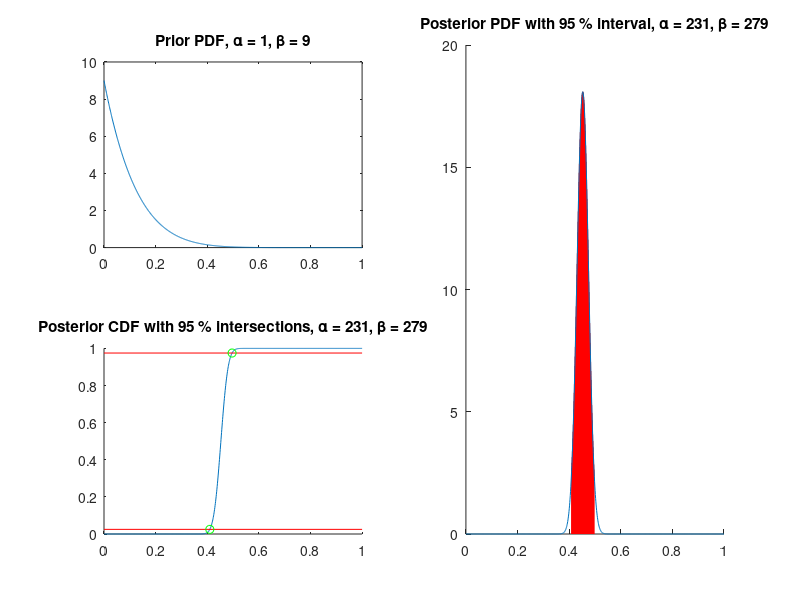

MATLAB code for this plot:
close all; clear; clc;
x = linspace(0, 1, 1000);             % samples

alphaPrior = 1; alphaPosterior = 231; % prior/posterior alpha/beta
betaPrior  = 9; betaPosterior  = 279; % from sheet and calculated

yPriorPDF     = betapdf(x, alphaPrior,     betaPrior);
yPosteriorPDF = betapdf(x, alphaPosterior, betaPosterior);
yPosteriorCDF = betacdf(x, alphaPosterior, betaPosterior);

yLow  = 0.025;                                         % 95 % threshold
yHigh = 0.975;
xLow  = betainv(yLow,  alphaPosterior, betaPosterior); % corresponding x
xHigh = betainv(yHigh, alphaPosterior, betaPosterior);

subplot(2, 2, 1);
    plot(x, yPriorPDF);               % plot prior
    title(['Prior PDF, \alpha = ' num2str(alphaPrior)...
           ', \beta = ' num2str(betaPrior)]);
subplot(2, 2, 3);
    hold on;    
    plot(x, yPosteriorCDF);           % plot posterior cdf
    plot(xlim, [yHigh yHigh], 'r');   % plot 95% lines and intersections
    plot(xlim, [yLow  yLow],  'r');
    plot(xHigh, yHigh, 'og');
    plot(xLow,  yLow,  'og');
    title(['Posterior CDF with 95 % intersections, \alpha = '...
           num2str(alphaPosterior) ', \beta = ' num2str(betaPosterior)]);
    hold off;
subplot(2, 2, [2 4]);
    hold on;
    for i = linspace(xLow, xHigh, 100)  % plot area
        plot([i i], [0 betapdf(i, alphaPosterior, betaPosterior)], 'r');
    end    
    
    plot(x, yPosteriorPDF);           % plot pdf
    title(['Posterior PDF with 95 % interval, \alpha = '...
           num2str(alphaPosterior) ', \beta = ' num2str(betaPosterior)]);
    hold off;

clear i;

% save data to csv
%csvwrite('output/priorPDF.txt',[x' yPriorPDF']);
%csvwrite('output/posteriorPDF.txt',[x' yPosteriorPDF']);
%csvwrite('output/posteriorPDFArea.txt',[linspace(xLow, xHigh, 100)' betapdf(linspace(xLow, xHigh, 100), alphaPosterior, betaPosterior)']);
%csvwrite('output/posteriorCDF.txt',[x' yPosteriorCDF']);

%csvwrite('output/2014-05-30_exercise2_pdf.txt',[(0:0.001:1)' betapdf(0:0.001:1,534,468)'])
%csvwrite('output/2014-05-30_exercise2_pdf.txt',[(0:0.001:1)' betapdf(0:0.001:1,534,468)'])